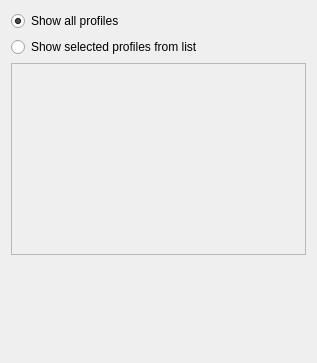
<?xml version="1.0" encoding="UTF-8"?>
<ui version="4.0">
 <class>configPopup</class>
 <widget class="QWidget" name="configPopup">
  <property name="geometry">
   <rect>
    <x>0</x>
    <y>0</y>
    <width>317</width>
    <height>363</height>
   </rect>
  </property>
  <property name="windowTitle">
   <string>Form</string>
  </property>
  <layout class="QGridLayout" name="gridLayout">
   <item row="0" column="0" colspan="2">
    <widget class="QRadioButton" name="radioAll">
     <property name="text">
      <string>Show all profiles</string>
     </property>
     <property name="checked">
      <bool>true</bool>
     </property>
    </widget>
   </item>
   <item row="1" column="0" colspan="2">
    <widget class="QRadioButton" name="radioSelected">
     <property name="text">
      <string>Show selected profiles from list</string>
     </property>
    </widget>
   </item>
   <item row="2" column="0" colspan="2">
    <widget class="QListWidget" name="listProfiles">
     <property name="enabled">
      <bool>false</bool>
     </property>
    </widget>
   </item>
   <item row="3" column="0" colspan="2">
    <spacer name="verticalSpacer">
     <property name="orientation">
      <enum>Qt::Vertical</enum>
     </property>
     <property name="sizeHint" stdset="0">
      <size>
       <width>20</width>
       <height>92</height>
      </size>
     </property>
    </spacer>
   </item>
  </layout>
 </widget>
 <resources/>
 <connections>
  <connection>
   <sender>radioSelected</sender>
   <signal>clicked(bool)</signal>
   <receiver>listProfiles</receiver>
   <slot>setEnabled(bool)</slot>
   <hints>
    <hint type="sourcelabel">
     <x>82</x>
     <y>64</y>
    </hint>
    <hint type="destinationlabel">
     <x>90</x>
     <y>105</y>
    </hint>
   </hints>
  </connection>
  <connection>
   <sender>radioAll</sender>
   <signal>clicked(bool)</signal>
   <receiver>listProfiles</receiver>
   <slot>setDisabled(bool)</slot>
   <hints>
    <hint type="sourcelabel">
     <x>55</x>
     <y>43</y>
    </hint>
    <hint type="destinationlabel">
     <x>60</x>
     <y>104</y>
    </hint>
   </hints>
  </connection>
 </connections>
</ui>
